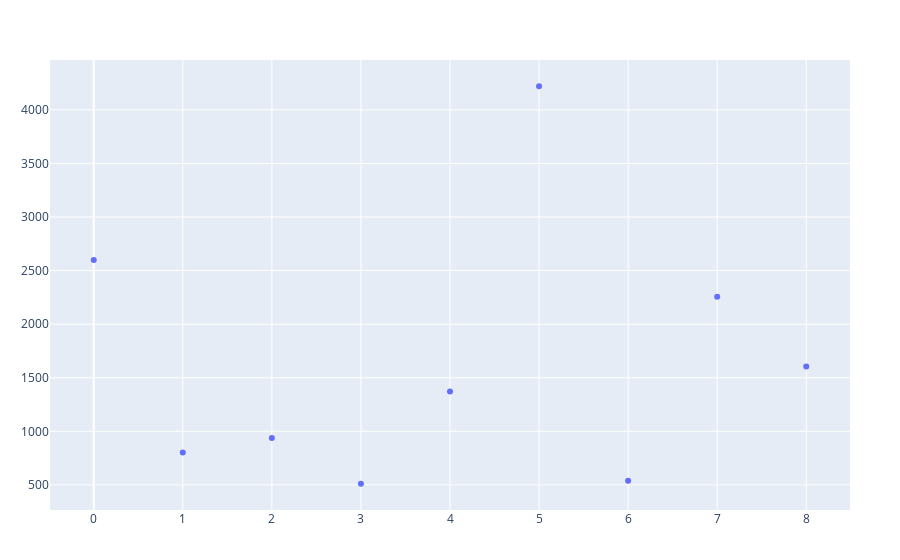

The notebook cell saved with this chart:
### Code cell
trace = scatter(agri_col_cleansed, x=:Nitrogen, y=:num_of_protests, mode="markers")

### Figure 1 — Plotly figure (JSON) as saved in the notebook; plotly's stock layout.template omitted (floating-point values rounded to 4 significant figures)
{"data": [{"mode": "markers", "type": "scatter", "x": "Nitrogen", "y": [2599, 802, 939, 511, 1371, 4220, 540, 2255, 1605]}], "layout": {"margin": {"b": 50, "l": 50, "r": 50, "t": 60}}}
